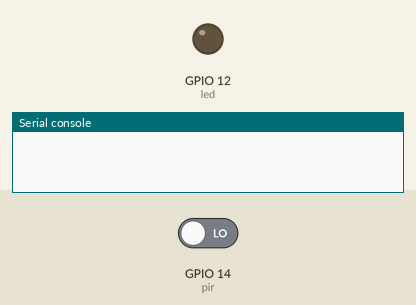
Recording of a program running on a simulated ESP32 board running MicroPython. Parts: output pins drawn as LEDs (lit = HIGH), the last lines printed to the serial console. The inputs (shaded band) are chosen by the test bench; at power-on: GPIO 14 (pir) LOW.

Above: at 1.2 s.
1.3 s: GPIO 14 (pir) driven HIGH
At 2.2 s:
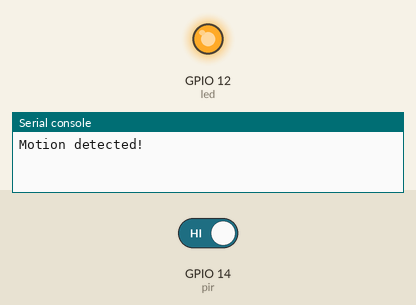
Timing chart, 0 to 7.8 s (numbered marks = the images above; inputs shaded):
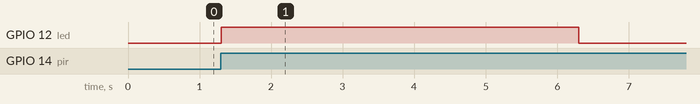

The program:

7.1_-_PIR_Interrupt_Delay.py
```python
from machine import Pin
from time import sleep

motion = False

def handle_interrupt(pin):
    global motion
    motion = True   # only set a flag

led = Pin(12, Pin.OUT)
pir = Pin(14, Pin.IN, Pin.PULL_DOWN)

pir.irq(trigger=Pin.IRQ_RISING, handler=handle_interrupt)

while True:
    if motion:
        motion = False      # reset immediately
        print("Motion detected!")
        led.value(1)
        sleep(5)            # shorter delay
        led.value(0)
        print('Motion stopped!')
    sleep(0.1)              # small idle delay
```

Measured:
- after the input at 1.3 s, GPIO 12 (led): LOW → HIGH at once, → LOW 5.0 s later
